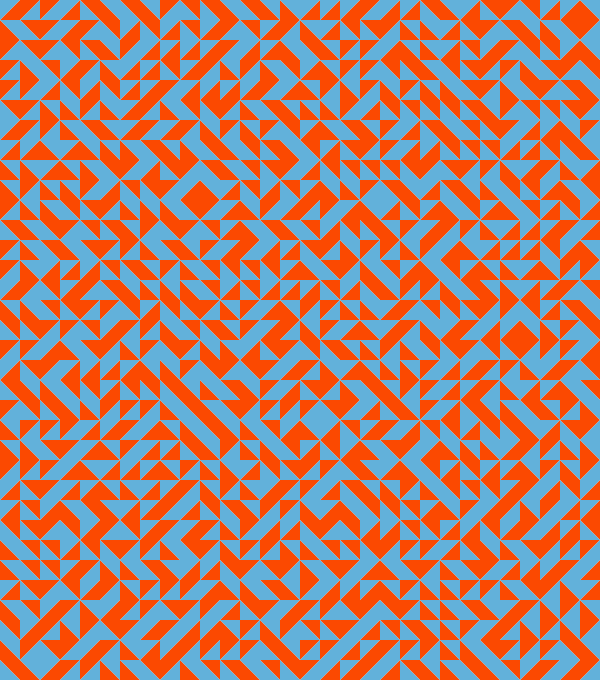
Frame 1 (no input)
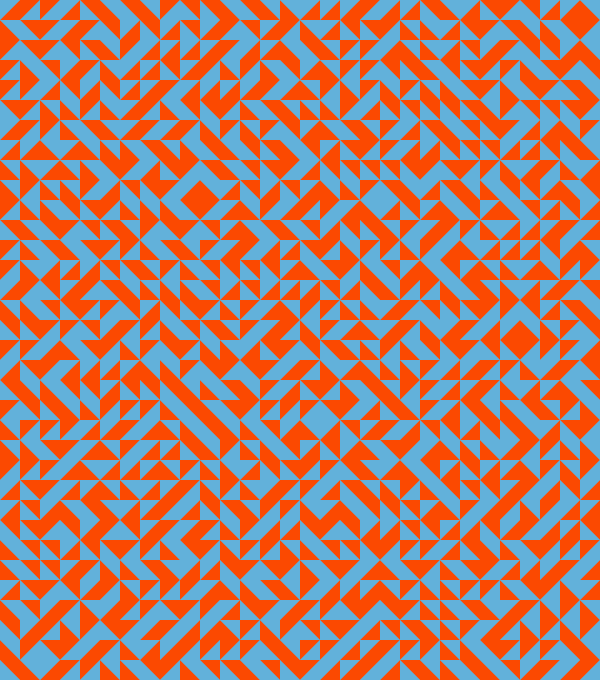
Frame 60 (no input)
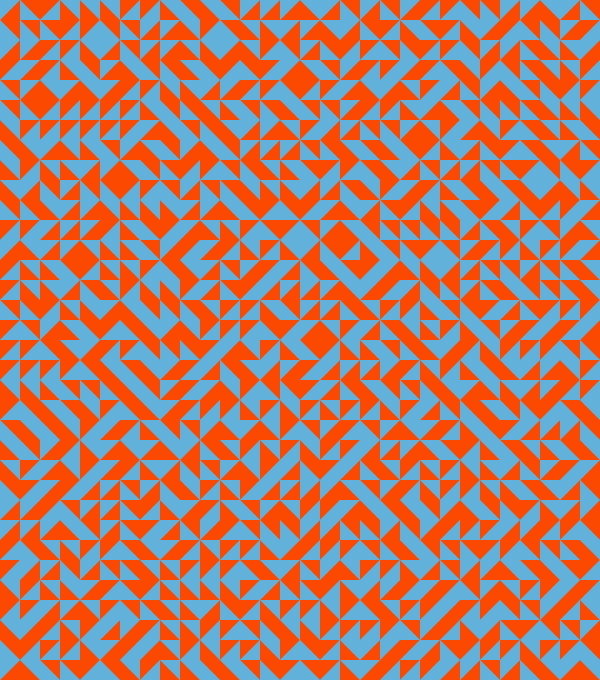
Frame 120 (the mouse pressed at the canvas centre since frame 60)

The p5.js sketch that drew these frames (run headless with seeded random() and noise() and a simulated clock; from frame 60 on, the mouse is pressed at the canvas centre):

// p5.js sketch
// ── sketch.js
// Recreating 'Untitled', 1969, by Anni Albers
// Original Artwork: https://nmwa.org/art/collection/albers-untitled/
// Recreated by Kenny Kim


var xAxis = 30;
var yAxis = 34;
var h = 20;
var orange, teal;
var angle = [];

function setup() {
  orange = color(251, 73, 1);
  teal = color(98, 177, 218);
  createCanvas(xAxis * h, yAxis * h);

  for (var i = 0; i < xAxis; i++) {
    angle[i] = [];
    for (var j = 0; j < yAxis; j++) {
      angle[i][j] = random([0, 0.25, 0.5, 0.75]) * 2 * PI;
    }
  }
}

function draw() {
  //background(255);
  noStroke();

  for (var i = 0; i < xAxis; i++) {
    for (var j = 0; j < yAxis; j++) {
      push();
      
      translate(i * h + h / 2, j * h + h / 2);
      rotate(angle[i][j]);
      
      fill(orange);
      beginShape();
      vertex(-h / 2, -h / 2);
      vertex(-h / 2, h / 2);
      vertex(h / 2, -h / 2);
      endShape(CLOSE);
      
      fill(teal);
      beginShape();
      vertex(h / 2, h / 2);
      vertex(h / 2, -h / 2);
      vertex(-h / 2, h / 2);
      endShape(CLOSE);
      
      pop();
    }
  }
}

function mouseMoved(event) {
  shuffle(angle, true);
}
